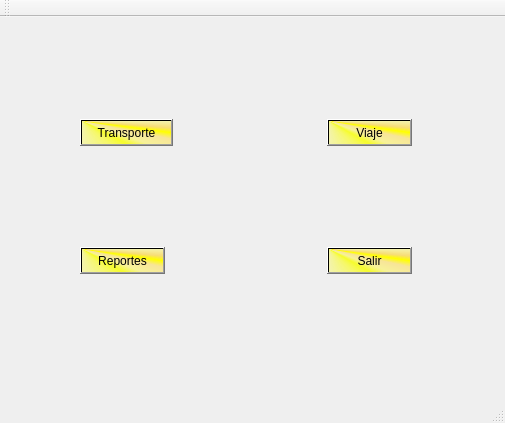
<?xml version="1.0" encoding="UTF-8"?>
<ui version="4.0">
 <class>MainWindow</class>
 <widget class="QMainWindow" name="MainWindow">
  <property name="geometry">
   <rect>
    <x>0</x>
    <y>0</y>
    <width>505</width>
    <height>423</height>
   </rect>
  </property>
  <property name="baseSize">
   <size>
    <width>500</width>
    <height>500</height>
   </size>
  </property>
  <property name="windowTitle">
   <string>MainWindow</string>
  </property>
  <widget class="QWidget" name="centralWidget">
   <widget class="QPushButton" name="pushButton">
    <property name="geometry">
     <rect>
      <x>80</x>
      <y>102</y>
      <width>93</width>
      <height>27</height>
     </rect>
    </property>
    <property name="styleSheet">
     <string notr="true">background-color: qconicalgradient(cx:0, cy:0, angle:135, stop:0 rgba(255, 255, 0, 69), stop:0.375 rgba(255, 255, 0, 69), stop:0.423533 rgba(251, 255, 0, 145), stop:0.45 rgba(247, 255, 0, 208), stop:0.477581 rgba(255, 244, 71, 130), stop:0.518717 rgba(255, 218, 71, 130), stop:0.55 rgba(255, 255, 0, 255), stop:0.57754 rgba(255, 203, 0, 130), stop:0.625 rgba(255, 255, 0, 69), stop:1 rgba(255, 255, 0, 69));
font: 75 12pt &quot;Ubuntu&quot;;</string>
    </property>
    <property name="text">
     <string>Transporte</string>
    </property>
   </widget>
   <widget class="QPushButton" name="pushButton_2">
    <property name="geometry">
     <rect>
      <x>327</x>
      <y>102</y>
      <width>85</width>
      <height>27</height>
     </rect>
    </property>
    <property name="styleSheet">
     <string notr="true">background-color: qconicalgradient(cx:0, cy:0, angle:135, stop:0 rgba(255, 255, 0, 69), stop:0.375 rgba(255, 255, 0, 69), stop:0.423533 rgba(251, 255, 0, 145), stop:0.45 rgba(247, 255, 0, 208), stop:0.477581 rgba(255, 244, 71, 130), stop:0.518717 rgba(255, 218, 71, 130), stop:0.55 rgba(255, 255, 0, 255), stop:0.57754 rgba(255, 203, 0, 130), stop:0.625 rgba(255, 255, 0, 69), stop:1 rgba(255, 255, 0, 69));
font: 75 12pt &quot;Ubuntu&quot;;</string>
    </property>
    <property name="text">
     <string>Viaje</string>
    </property>
   </widget>
   <widget class="QPushButton" name="pushButton_3">
    <property name="geometry">
     <rect>
      <x>327</x>
      <y>230</y>
      <width>85</width>
      <height>27</height>
     </rect>
    </property>
    <property name="styleSheet">
     <string notr="true">background-color: qconicalgradient(cx:0, cy:0, angle:135, stop:0 rgba(255, 255, 0, 69), stop:0.375 rgba(255, 255, 0, 69), stop:0.423533 rgba(251, 255, 0, 145), stop:0.45 rgba(247, 255, 0, 208), stop:0.477581 rgba(255, 244, 71, 130), stop:0.518717 rgba(255, 218, 71, 130), stop:0.55 rgba(255, 255, 0, 255), stop:0.57754 rgba(255, 203, 0, 130), stop:0.625 rgba(255, 255, 0, 69), stop:1 rgba(255, 255, 0, 69));
font: 75 12pt &quot;Ubuntu&quot;;</string>
    </property>
    <property name="text">
     <string>Salir</string>
    </property>
   </widget>
   <widget class="QPushButton" name="pushButton_4">
    <property name="geometry">
     <rect>
      <x>80</x>
      <y>230</y>
      <width>85</width>
      <height>27</height>
     </rect>
    </property>
    <property name="styleSheet">
     <string notr="true">background-color: qconicalgradient(cx:0, cy:0, angle:135, stop:0 rgba(255, 255, 0, 69), stop:0.375 rgba(255, 255, 0, 69), stop:0.423533 rgba(251, 255, 0, 145), stop:0.45 rgba(247, 255, 0, 208), stop:0.477581 rgba(255, 244, 71, 130), stop:0.518717 rgba(255, 218, 71, 130), stop:0.55 rgba(255, 255, 0, 255), stop:0.57754 rgba(255, 203, 0, 130), stop:0.625 rgba(255, 255, 0, 69), stop:1 rgba(255, 255, 0, 69));
font: 75 12pt &quot;Ubuntu&quot;;</string>
    </property>
    <property name="text">
     <string>Reportes</string>
    </property>
   </widget>
  </widget>
  <widget class="QMenuBar" name="menuBar">
   <property name="geometry">
    <rect>
     <x>0</x>
     <y>0</y>
     <width>505</width>
     <height>25</height>
    </rect>
   </property>
  </widget>
  <widget class="QToolBar" name="mainToolBar">
   <attribute name="toolBarArea">
    <enum>TopToolBarArea</enum>
   </attribute>
   <attribute name="toolBarBreak">
    <bool>false</bool>
   </attribute>
  </widget>
  <widget class="QStatusBar" name="statusBar"/>
 </widget>
 <layoutdefault spacing="6" margin="11"/>
 <resources/>
 <connections/>
</ui>
